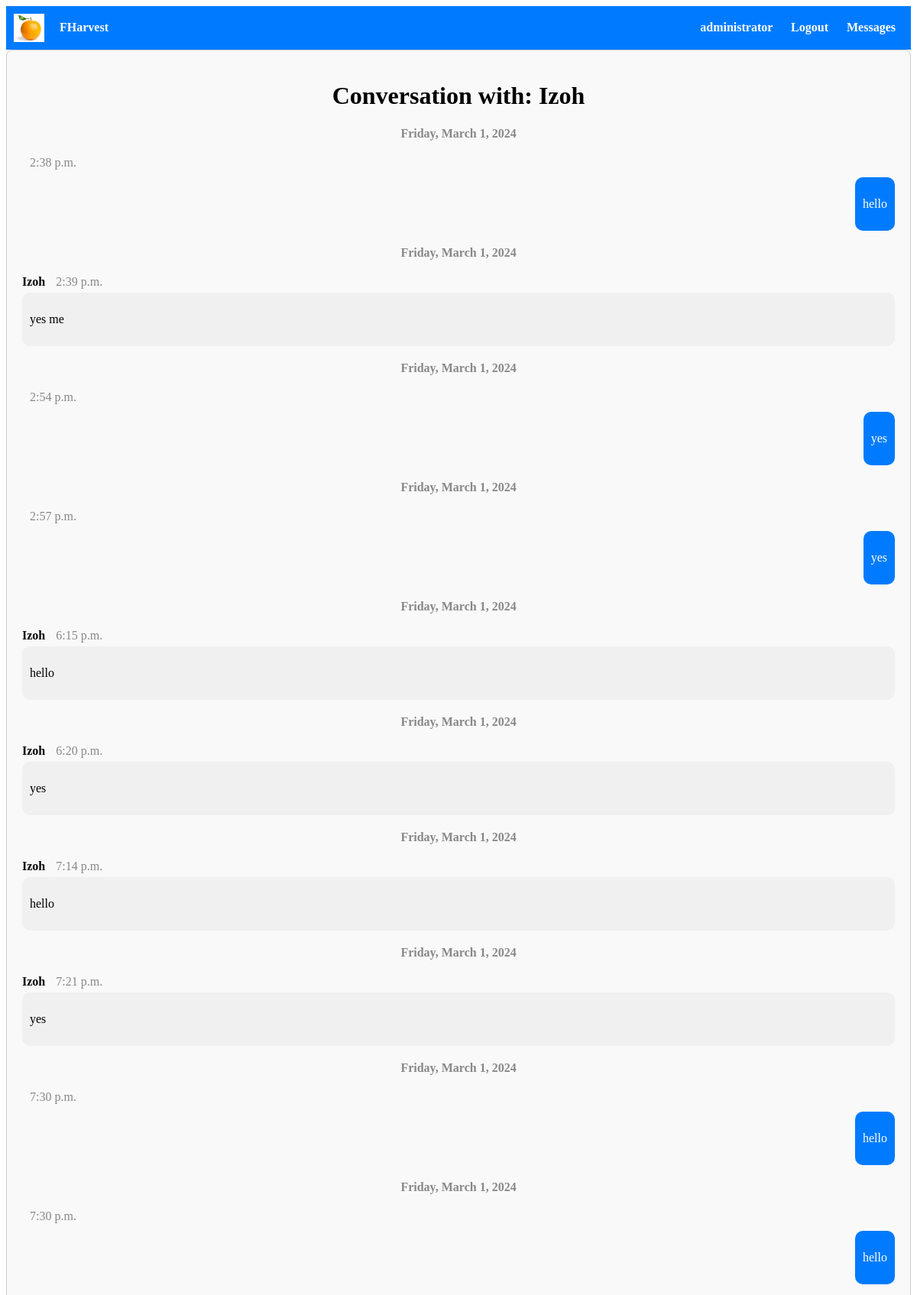
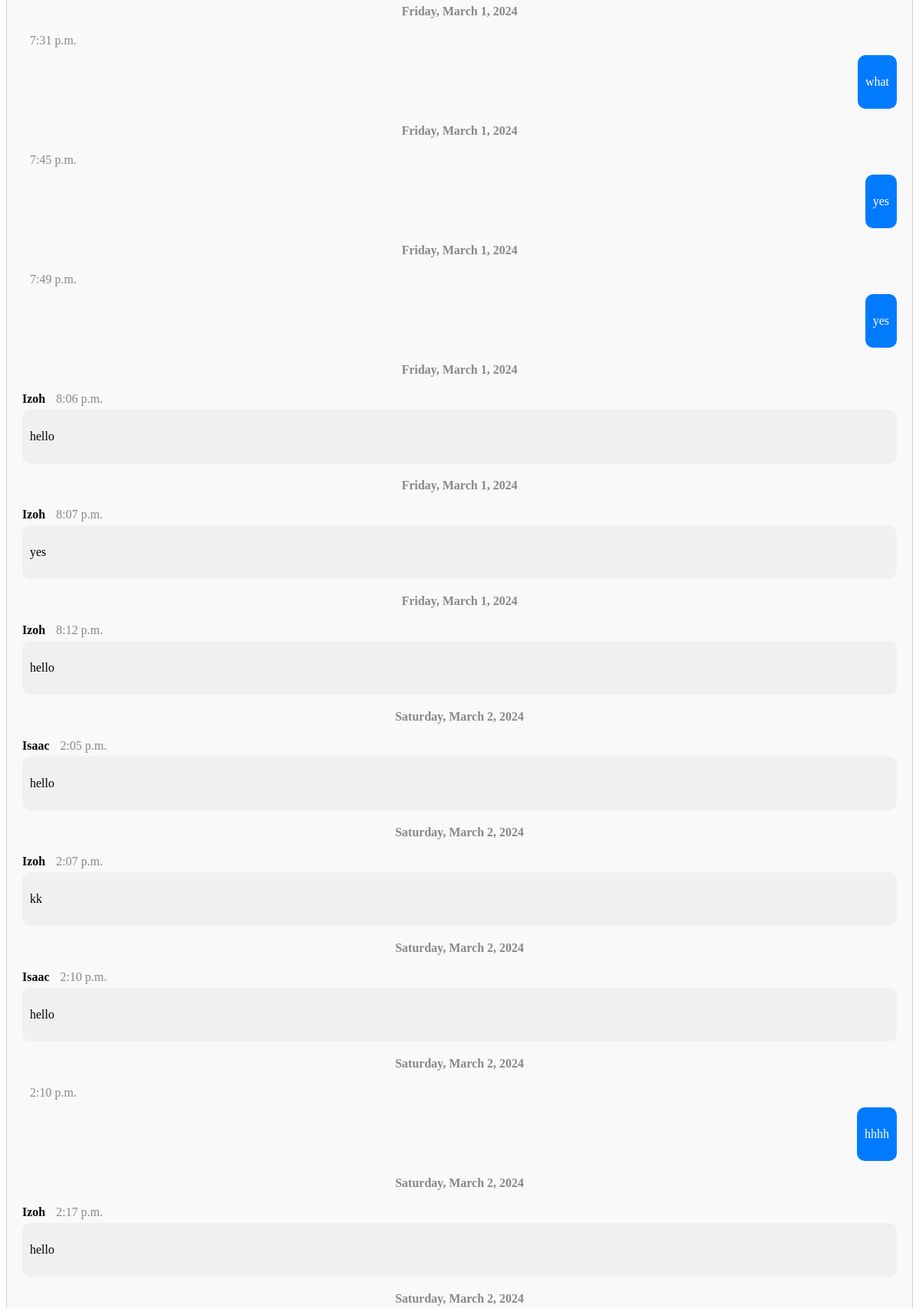
/messaging/conversation/7/ (signed in, upper part), run on the app's committed database (2 pictures, top to bottom).
### messaging/models.py (models this page shows)
class Message(models.Model):
    sender = models.ForeignKey(User, on_delete=models.CASCADE, related_name='sent_messages')
    conversation = models.ForeignKey(Conversation, on_delete=models.CASCADE, related_name='messages')
    content = models.TextField()
    file = models.FileField(upload_to='message_files/', blank=True, null=True)  # Add this line for file attachments
    timestamp = models.DateTimeField(auto_now_add=True)
    is_read = models.BooleanField(default=False)
    MESSAGE_TYPES = (
        ('ER', 'Exchange Request'),
        ('IA', 'Item Added'),
        ('DM', 'Direct Message'),
        ('CM', 'Channel Message'),
    )
    message_type = models.CharField(max_length=2, choices=MESSAGE_TYPES, default='DM')

### messaging/views.py (the view)
# urls.py: path('conversation/<int:conversation_id>/', views.conversation_detail, name='conversation_detail'),
@login_required
def conversation_detail(request, conversation_id):
    conversation = get_object_or_404(Conversation, id=conversation_id)
    if request.user not in conversation.participants.all():
        return redirect('conversation_list')
    messages = conversation.messages.all().order_by('timestamp')
    for message in messages:
        if message.sender != request.user:
            message.is_read = True
            message.save()
    other_user = conversation.participants.exclude(id=request.user.id).first()
    listing = conversation.listing  # Adjust this line
    return render(request, 'messaging/conversation_detail.html', {'conversation': conversation, 'messages': messages, 'other_user': other_user, 'listing': listing})

### messaging/templates/messaging/conversation_detail.html (shortened to what this page needs)
{% extends 'accounts/base.html' %}
{% block content %}
<div class="conversation-detail">
    <h1>Conversation with: {{ other_user.username }}{% if listing %} ({{ listing.name }}){% endif %}</h1>
    <div class="message-list">
        {% with None as last_date %}
            {% for message in messages %}
                {% if message.timestamp.date != last_date %}
                    <div class="date-divider">{{ message.timestamp|date:"l, F j, Y" }}</div>
                {% endif %}
                <div class="message-item {% if message.sender == user %}sent{% else %}received{% endif %}">
                    <div class="message-header">
                        {% if message.sender != user %}
                            <span class="message-sender">{{ message.sender.username }}</span>
                        {% endif %}
                        <span class="message-timestamp">{{ message.timestamp|time }}</span>
                    </div>
                    <div class="message-content">
                        {% if message.content %}
                            <p>{{ message.content }}</p>
                        {% endif %}
                    </div>
                </div>
            {% endfor %}
        {% endwith %}
    </div>
</div>
{% endblock %}

### accounts/templates/accounts/base.html (shortened to what this page needs)
{% load static %}
<!DOCTYPE html>
<html lang="en">
<head>
    <link rel="stylesheet" type="text/css" href="{% static 'css/style.css' %}">
    <link href="https://cdn.jsdelivr.net/npm/bootstrap-icons@1.11.3/font/bootstrap-icons.css" rel="stylesheet">
    <link rel="stylesheet" href="{% static 'path/to/compiled/bootstrap-icons.css' %}">
</head>
<body>
    <nav>
        <div class="brand-name">
            <img src="{% static 'logo.png' %}" alt="Logo" class="logo">
            <a href="{% url 'home' %}" style="color: inherit; text-decoration: none;">
                FHarvest
            </a>
        </div>
        <div class="nav-links">
            {% if user.is_authenticated %}
            <a href="{% url 'profile_update' %}">
                <span class="username">{{ user.username }}</span>
            </a>
            <a href="{% url 'logout' %}">Logout</a>
            <a href="{% if latest_conversation_id %}{% url 'conversation_detail' latest_conversation_id %}{% else %}{% url 'conversation_list' %}{% endif %}">
                Messages {% if unread_messages_count %}<span class="badge">{{ unread_messages_count }}</span>{% endif %}
            </a>
            {% else %}
            <a href="{% url 'login' %}">Login</a>
            <a href="{% url 'signup' %}">Signup</a>
            {% endif %}
        </div>
    </nav>
    <div class="container">
        {% block content %}
        {% endblock %}
    </div>
</body>
</html>

### accounts/static/css/style.css (style rules this page uses)
.container { max-width: 1200px; margin: 0 auto; padding: 20px; }
.brand-name { display: flex; align-items: center; }
.logo { width: 50px; margin-right: 10px; }
.message-list { list-style-type: none; padding: 0; }
.message-item { margin-bottom: 20px; }
.message-sender { font-weight: bold; }
.message-timestamp { margin-left: 10px; color: #888; }
.message-content { margin-top: 5px; }
.message-item { margin-bottom: 20px; overflow: hidden; clear: both; }
.date-divider { text-align: center; margin: 20px 0; font-weight: bold; color: #888; }
.message-header { margin-bottom: 5px; }
.message-timestamp { color: #888; margin-left: 10px; }
.message-content { padding: 10px; border-radius: 10px; background-color: #f0f0f0; position: relative; }
.sent .message-content { float: right; background-color: #007bff; color: #fff; }
.container { max-width: 800px; margin: 0 auto; }
.container { max-width: 800px; margin: 20px auto; padding: 20px; border: 1px solid #ccc; border-radius: 8px; background-color: #f9f9f9; }
.container h1 { text-align: center; }

### accounts/templates/accounts/base.html (style rules this page uses)
nav { background-color: #007bff; color: #fff; padding: 10px; display: flex; justify-content: space-between; align-items: center; }
nav a { color: #fff; text-decoration: none; margin: 0 10px; font-weight: bold; }
.brand-name { cursor: pointer; display: flex; align-items: center; }
.logo { width: 40px; height: auto; margin-right: 10px; }
.container { max-width: 100%; margin: 0 auto; padding: 20px; box-sizing: border-box; }

### data on the page
Message: timestamp "Friday, March 1, 2024", timestamp "2:38 p.m.", content "hello"
Message: timestamp "Friday, March 1, 2024", sender.username "Izoh", timestamp "2:39 p.m.", content "yes me"
Message: timestamp "Friday, March 1, 2024", timestamp "2:54 p.m.", content "yes"
Message: timestamp "Friday, March 1, 2024", timestamp "2:57 p.m.", content "yes"
Message: timestamp "Friday, March 1, 2024", sender.username "Izoh", timestamp "6:15 p.m.", content "hello"
Message: timestamp "Friday, March 1, 2024", sender.username "Izoh", timestamp "6:20 p.m.", content "yes"
Message: timestamp "Friday, March 1, 2024", sender.username "Izoh", timestamp "7:14 p.m.", content "hello"
Message: timestamp "Friday, March 1, 2024", sender.username "Izoh", timestamp "7:21 p.m.", content "yes"
Message: timestamp "Friday, March 1, 2024", timestamp "7:30 p.m.", content "hello"
Message: timestamp "Friday, March 1, 2024", timestamp "7:30 p.m.", content "hello"
Message: timestamp "Friday, March 1, 2024", timestamp "7:31 p.m.", content "what"
Message: timestamp "Friday, March 1, 2024", timestamp "7:45 p.m.", content "yes"
Message: timestamp "Friday, March 1, 2024", timestamp "7:49 p.m.", content "yes"
Message: timestamp "Friday, March 1, 2024", sender.username "Izoh", timestamp "8:06 p.m.", content "hello"
Message: timestamp "Friday, March 1, 2024", sender.username "Izoh", timestamp "8:07 p.m.", content "yes"
Message: timestamp "Friday, March 1, 2024", sender.username "Izoh", timestamp "8:12 p.m.", content "hello"
Message: timestamp "Saturday, March 2, 2024", sender.username "Isaac", timestamp "2:05 p.m.", content "hello"
Message: timestamp "Saturday, March 2, 2024", sender.username "Izoh", timestamp "2:07 p.m.", content "kk"
Message: timestamp "Saturday, March 2, 2024", sender.username "Isaac", timestamp "2:10 p.m.", content "hello"
Message: timestamp "Saturday, March 2, 2024", timestamp "2:10 p.m.", content "hhhh"
Message: timestamp "Saturday, March 2, 2024", sender.username "Izoh", timestamp "2:17 p.m.", content "hello"
Message: timestamp "Saturday, March 2, 2024"

### other printed values
{{ user.username }} "administrator"
{{ other_user.username }} "Izoh"
